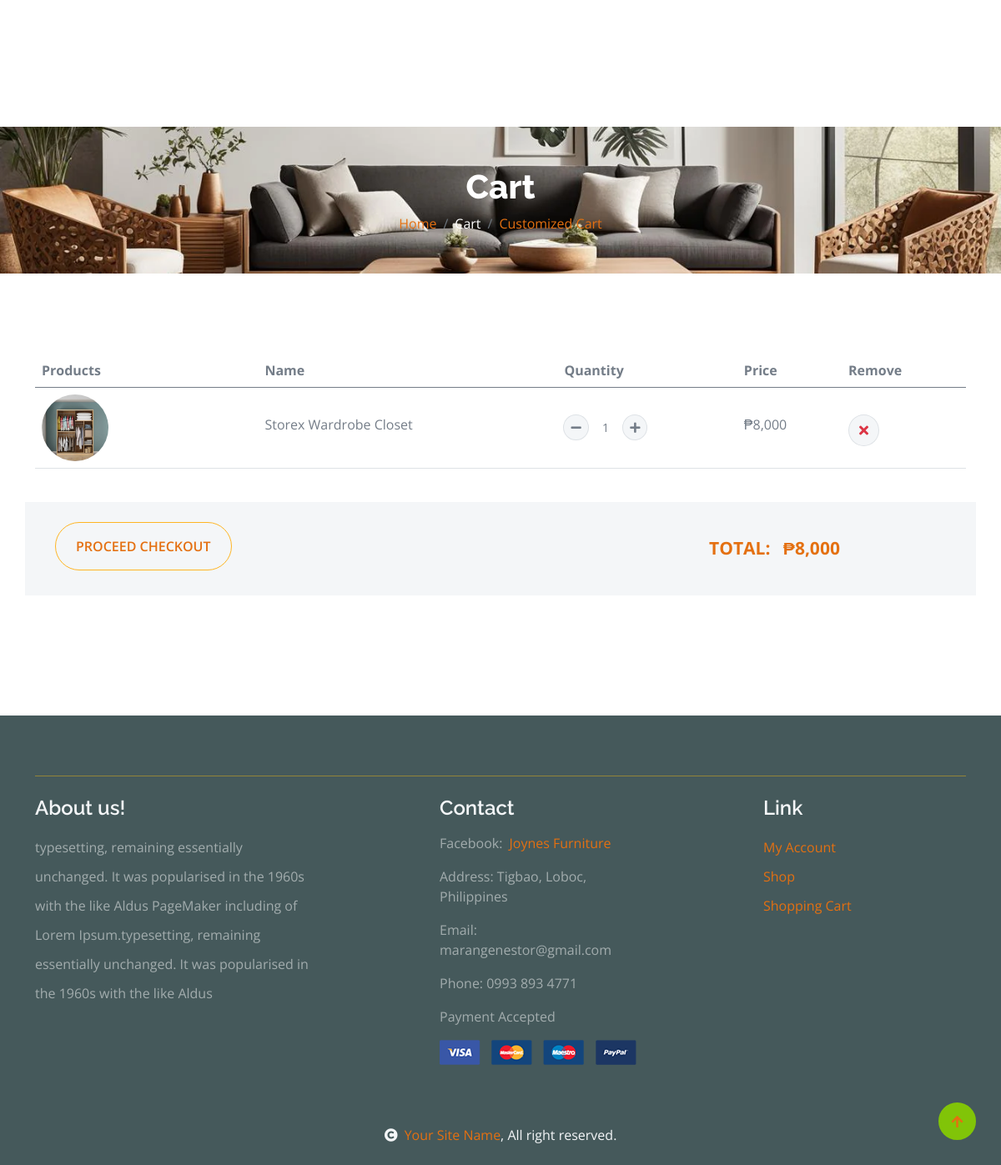
Page /cart1.php (signed in) on the committed database.
### tables this page shows
CREATE TABLE `addcart` (
  `ID` int(255) NOT NULL,
  `userID` bigint(255) NOT NULL,
  `prodName` varchar(255) DEFAULT NULL,
  `image` varchar(255) NOT NULL,
  `quantity` int(255) NOT NULL,
  `cost` bigint(255) NOT NULL,
  `date` date NOT NULL,
  `width` decimal(10,2) DEFAULT NULL,
  `length` decimal(10,2) DEFAULT NULL,
  `height` decimal(10,2) DEFAULT NULL
);

### addcartfunction.php (called while the page is built, shortened)
<?php
include("database.php");
$userID = $_SESSION['userID'];
$sqluse = "SELECT * FROM addcart WHERE userID = ?";
$stmt = $conn->prepare($sqluse);
$stmt->bind_param('i', $userID);
$stmt->execute();
$resultu = $stmt->get_result();
?>

### cart1.php (the view, shortened to what this page needs)
<?php
include("addcartfunction.php");
$userID = $_SESSION['userID'];
$sqlid = "SELECT SUM(cost) FROM addcart WHERE userID = ?";
$stmt = $conn->prepare($sqlid);
$stmt->bind_param('i', $userID);
$stmt->execute();
$resultid = $stmt->get_result();
$row5 = $resultid->fetch_assoc();
$totf = $row5['SUM(cost)'];
$formattedtotf = number_format($totf, 0, '.', ',');
$tot = $formattedtotf;
?>
<!DOCTYPE html>
<html lang="en">
<head>
    <link rel="stylesheet" href="https://use.fontawesome.com/releases/v5.15.4/css/all.css" />
    <link href="https://cdn.jsdelivr.net/npm/bootstrap-icons@1.4.1/font/bootstrap-icons.css" rel="stylesheet">
    <link href="lib/lightbox/css/lightbox.min.css" rel="stylesheet">
    <link href="lib/owlcarousel/assets/owl.carousel.min.css" rel="stylesheet">
    <link href="css/bootstrap.min.css" rel="stylesheet">
    <link href="css/style.css" rel="stylesheet">
</head>
<body>
    <div class="container-fluid page-header py-5">
        <h1 class="text-center text-white display-6">Cart</h1>
        <ol class="breadcrumb justify-content-center mb-0">
            <li class="breadcrumb-item"><a href="shop.php">Home</a></li>
            <li class="breadcrumb-item active text-white">Cart</li>
            <li class="breadcrumb-item"><a href="customizecart.php">Customized Cart</a></li>
        </ol>
    </div>
    <div class="container-fluid py-5">
        <div class="container py-5">
            <div class="table-responsive">
                <table class="table">
                    <thead>
                        <tr>
                            <th scope="col">Products</th>
                            <th scope="col">Name</th>
                            <th scope="col">Quantity</th>
                            <th scope="col">Price</th>
                            <th scope="col">Remove</th>
                        </tr>
                    </thead>
                    <?php
                    while ($row = mysqli_fetch_assoc($resultu)) {
                        $number = $row['cost'];
                        $formattedNumber = number_format($number, 0, '.', ',');
                        $cost1 = $formattedNumber;
                        ?>
                        <tbody>
                            <form method="POST">
                                <tr>
                                    <th scope="row">
                                        <div class="d-flex align-items-center">
                                            <img src="./up/<?php echo $row['image']; ?>"
                                                class="img-fluid me-5 rounded-circle" style="width: 80px; height: 80px;"
                                                alt="" alt="">
                                        </div>
                                    </th>
                                    <td>
                                        <p class="mb-0 mt-4"><?php echo $row['prodName']; ?></p>
                                    </td>
                                    <td>
                                        <div class="input-group quantity mt-4" style="width: 100px;">
                                            <div class="input-group-btn">
                                                <button type="submit"
                                                    class="btn btn-sm btn-minus rounded-circle bg-light border"
                                                    name="minus">
                                                    <i class="fa fa-minus"></i>
                                                </button>
                                            </div>
                                            <input type="text" class="form-control form-control-sm text-center border-0"
                                                name="quantity" value="<?php echo $row['quantity']; ?>">
                                            <div class="input-group-btn">
                                                <button type="submit"
                                                    class="btn btn-sm btn-plus rounded-circle bg-light border">
                                                    <i class="fa fa-plus"></i>
                                                </button>
                                            </div>
                                        </div>
                            </form>
                            <td>
                                <p class="mb-0 mt-4">&#8369;<?php echo $cost1; ?></p>
                            </td>
                            <td>
                                <a href="cartdelete.php?id=<?php echo $row['ID']; ?>"
                                    class="btn btn-md rounded-circle bg-light border mt-4">
                                    <i class="fa fa-times text-danger"></i>
                                </a>
                            </td>
                        </tbody>
                    <?php
                    }
                    ?>
                </table>
            </div>
            <div class="row g-4 justify-content-start bg-light">
                <div class="col-8">
                    <button data-id='<?php echo $row5['ID']; ?>'
                        class="btn proc border-secondary rounded-pill px-4 py-3 text-primary text-uppercase mb-4 ms-4"
                        type="button">Proceed Checkout</button>
                </div>
                <div class="col-3">
                    <p class=" fw-bolder px-4 py-3 text-primary text-uppercase mb-4 ms-4" style="font-size: 21px;"><span
                            style="margin-right: 10px;">Total:</span> &#8369;<?php echo $tot; ?></p>
                </div>
            </div>
        </div>
    </div>
    <div class="container-fluid bg-dark text-white-50 footer mt-5" id="footer">
        <div class="container py-5">
            <div class="pb-4 mb-4" style="border-bottom: 1px solid rgba(226, 175, 24, 0.5) ;">
            </div>
            <div class="row g-5 justify-content-between">
                <div class="col-lg-4 col-md-6">
                    <div class="footer-item">
                        <h4 class="text-light mb-3">About us!</h4>
                        <p class="mb-4">typesetting, remaining essentially unchanged. It was
                            popularised in the 1960s with the like Aldus PageMaker including of Lorem Ipsum.typesetting,
                            remaining essentially unchanged. It was
                            popularised in the 1960s with the like Aldus</p>
                    </div>
                </div>
                <div class="col-lg-3 col-md-6">
                    <div class="footer-item">
                        <h4 class="text-light mb-3">Contact</h4>
                        <div class="d-flex">
                            <p>Facebook:</p>&ensp;
                            <a href="https://www.facebook.com/profile.php?id=100095051198984">Joynes Furniture</a>
                        </div>
                        <p>Address: Tigbao, Loboc, Philippines</p>
                        <p>Email: marangenestor@gmail.com</p>
                        <p>Phone: 0993 893 4771</p>
                        <p>Payment Accepted</p>
                        <img src="img/payment.png" class="img-fluid" alt="">
                    </div>
                </div>
                <div class="col-lg-3 col-md-6">
                    <div class="d-flex flex-column text-start footer-item">
                        <h4 class="text-light mb-3">Link</h4>
                        <a class="btn-link" href="profile.php">My Account</a>
                        <a class="btn-link" href="shop.php">Shop</a>
                        <a class="btn-link" href="cart.php">Shopping Cart</a>
                    </div>
                </div>
            </div>
        </div>
    </div>
    <div class="container-fluid copyright bg-dark py-4">
        <div class="container">
            <div class="row">
                <center>
                    <div class="col-md-6 text-center  mb-3 mb-md-0">
                        <span class="text-light"><a href="#"><i class="fas fa-copyright text-light me-2"></i>Your Site
                                Name</a>, All right reserved.</span>
                    </div>
                </center>
            </div>
        </div>
    </div>
    <a href="#" class="btn btn-primary border-3 border-primary rounded-circle back-to-top"><i
            class="fa fa-arrow-up"></i></a>
</body>
</html>

### css/style.css (style rules this page uses)
.back-to-top { position: fixed; right: 30px; bottom: 30px; display: flex; width: 45px; height: 45px; align-items: center; justify-content: center; transition: 0.5s; z-index: 99; }
.btn { font-weight: 600; transition: .5s; }
.btn.border-secondary { transition: 0.5s; }
.page-header { position: relative; background: linear-gradient(rgba(0, 0, 0, 0.3), rgba(0, 0, 0, 0.3)), url(../img/cart-page-header-img.jpg); background-position: center center; background-repeat: no-repeat; background-size: cover; }
@media (min-width: 992px) { .hero-header, .page-header { margin-top: 152px !important; } }
.footer .footer-item .btn-link { line-height: 35px; color: rgba(255, 255, 255, .5); transition: 0.5s; }
.footer .footer-item p.mb-4 { line-height: 35px; }

### cart1.php (style rules this page uses)
a { color: #e47011 !important; }
.page-header { background-image: url(./img/1.jpg) !important; }

### rows in the picture
addcart: image (picture), prodName "Storex Wardrobe Closet", quantity "1", cost "8,000"

### other values in the picture
$tot "8,000"
